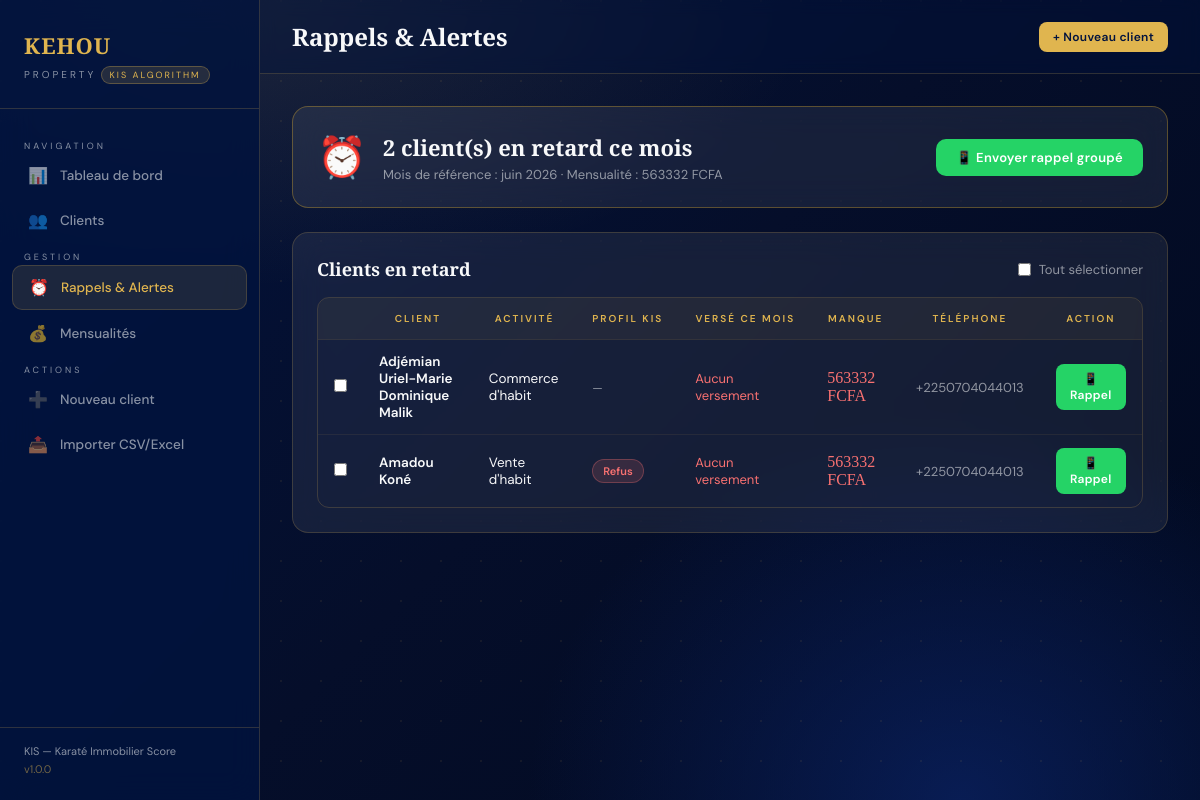
Screenshot of /rappels/ with the database file from the repository.
### clients/models.py (models this page shows, shortened)
class Client(models.Model):
    nom = models.CharField(max_length=100)
    prenom = models.CharField(max_length=100)
    activite = models.CharField(max_length=100)
    anciennete_annees = models.IntegerField()
    nb_categories = models.IntegerField()
    freq_stock_par_an = models.IntegerField(help_text="Nombre de réapprovisionnements par an")
    telephone = models.CharField(max_length=20, blank=True, null=True)
    date_inscription = models.DateField(auto_now_add=True)
    class Meta:
        ordering = ['-date_inscription']

class KISScore(models.Model):
    client = models.OneToOneField(Client, on_delete=models.CASCADE)
    discipline = models.FloatField()
    flux_score = models.FloatField()
    resilience = models.FloatField()
    kis = models.FloatField()
    profil = models.CharField(max_length=50)
    date_calcul = models.DateTimeField(auto_now=True)
    PROFIL_COLORS = {
        'Premium': '#FFD700',
        'Tres fiable': '#4CAF50',
        'Financable': '#2196F3',
        'Sous surveillance': '#FF9800',
        'Risque eleve': '#FF5722',
        'Refus': '#F44336',
    }
    PROFIL_ICONS = {
        'Premium': '⭐',
        'Tres fiable': '✅',
        'Financable': '💰',
        'Sous surveillance': '⚠️',
        'Risque eleve': '🔴',
        'Refus': '❌',
    }

### clients/views.py (the view)
# urls.py: path('rappels/', views.rappels, name='rappels'),
def rappels(request):
    today = date.today()
    mois_courant = date(today.year, today.month, 1)
    clients_retard = []
    for client in Client.objects.all():
        versement = Versement.objects.filter(client=client, mois=mois_courant).first()
        if versement is None or versement.montant < MENSUALITE * 0.9:
            montant_verse = float(versement.montant) if versement else 0
            clients_retard.append({
                'client': client,
                'montant_verse': montant_verse,
                'manque': max(0, MENSUALITE - montant_verse),
            })
    return render(request, 'clients/rappels.html', {
        'clients_retard': clients_retard,
        'MENSUALITE': MENSUALITE,
        'mois_courant': mois_courant,
    })

### templates/clients/rappels.html (shortened to what this page needs)
{% extends 'clients/base.html' %}
{% block page_title %}Rappels & Alertes{% endblock %}
{% block content %}
<div class="glass-card fade-up" style="margin-bottom:24px;border-color:rgba(251,191,36,0.3);">
    <div style="display:flex;align-items:center;gap:16px;flex-wrap:wrap;">
        <div style="font-size:40px;">⏰</div>
        <div style="flex:1;">
            <div style="font-family:'Cormorant Garamond',serif;font-size:22px;font-weight:600;color:var(--cream);">
                {{ clients_retard|length }} client(s) en retard ce mois
            </div>
            <div style="color:var(--text-muted);font-size:13px;margin-top:4px;">
                Mois de référence : {{ mois_courant|date:"F Y" }} · Mensualité : {{ MENSUALITE|floatformat:0 }} FCFA
            </div>
        </div>
        {% if clients_retard %}
        <form method="post" action="{% url 'envoyer_rappel_groupe' %}" id="groupeForm">
            <button type="submit" class="btn btn-whatsapp">
                📱 Envoyer rappel groupé
            </button>
        </form>
        {% endif %}
    </div>
</div>
{% if clients_retard %}
<div class="glass-card fade-up fade-up-1">
    <div style="margin-bottom:16px;display:flex;align-items:center;justify-content:space-between;">
        <div class="section-title" style="margin-bottom:0;">Clients en retard</div>
        <label style="font-size:13px;color:var(--text-muted);cursor:pointer;display:flex;align-items:center;gap:8px;">
            <input type="checkbox" id="selectAll" onchange="toggleAll(this)"> Tout sélectionner
        </label>
    </div>
    <div class="table-wrapper">
        <table>
            <thead>
                <tr>
                    <th style="width:40px;"></th>
                    <th>Client</th>
                    <th>Activité</th>
                    <th>Profil KIS</th>
                    <th>Versé ce mois</th>
                    <th>Manque</th>
                    <th>Téléphone</th>
                    <th>Action</th>
                </tr>
            </thead>
            <tbody>
                {% for item in clients_retard %}
                <tr>
                    <td>
                        <input type="checkbox" class="client-checkbox" value="{{ item.client.pk }}"
                               onchange="updateGroupe()" style="accent-color:var(--gold);">
                    </td>
                    <td>
                        <a href="{% url 'client_detail' item.client.pk %}" style="color:var(--cream);text-decoration:none;font-weight:600;">
                            {{ item.client.prenom }} {{ item.client.nom }}
                        </a>
                    </td>
                    <td>{{ item.client.activite }}</td>
                    <td>
                        {% if item.client.kisscore %}
                        {% with profil=item.client.kisscore.profil %}
                        <span class="profil-badge profil-{{ profil|cut:' ' }}">{{ profil }}</span>
                        {% endwith %}
                        {% else %}
                        <span style="color:var(--text-muted);font-size:12px;">—</span>
                        {% endif %}
                    </td>
                    <td>
                        {% if item.montant_verse > 0 %}
                        <span style="color:#fbbf24;font-family:'Cormorant Garamond',serif;font-size:16px;">
                            {{ item.montant_verse|floatformat:0 }} FCFA
                        </span>
                        {% else %}
                        <span style="color:#f87171;font-size:13px;">Aucun versement</span>
                        {% endif %}
                    </td>
                    <td>
                        <span style="color:#f87171;font-family:'Cormorant Garamond',serif;font-size:16px;">
                            {{ item.manque|floatformat:0 }} FCFA
                        </span>
                    </td>
                    <td style="color:var(--text-muted);font-size:13px;">
                        {{ item.client.telephone|default:"—" }}
                    </td>
                    <td>
                        {% if item.client.telephone %}
                        <form method="post" action="{% url 'envoyer_rappel' item.client.pk %}" style="display:inline;">
                            <button type="submit" class="btn btn-whatsapp btn-sm">📱 Rappel</button>
                        </form>
                        {% else %}
                        <span style="color:var(--text-muted);font-size:11px;">Pas de tél.</span>
                        {% endif %}
                    </td>
                </tr>
                {% endfor %}
            </tbody>
        </table>
    </div>
</div>
{% endif %}
{% endblock %}

### templates/clients/base.html (style rules this page uses)
:root { --navy: #02133E; --navy-light: #0a2160; --gold: #E0B54F; --gold-light: #f0cc72; --cream: #F8F9FA; --glass-bg: rgba(255,255,255,0.07); --glass-border: rgba(224,181,79,0.2); --glass-blur: blur(16px); --text-primary: #F8F9FA; --text-muted: rgba(248,249,250,0.55); --success: #4ade80; --danger: #f87171; --warning: #fbbf24; --sidebar-w: 260px; }
*, *::before, *::after { box-sizing: border-box; margin: 0; padding: 0; }
body { font-family: 'DM Sans', sans-serif; background: var(--navy); color: var(--text-primary); min-height: 100vh; display: flex; overflow-x: hidden; }
body::before { content: ''; position: fixed; inset: 0; background: radial-gradient(ellipse 80% 60% at 20% 0%, rgba(224,181,79,0.12) 0%, transparent 60%), radial-gradient(ellipse 60% 80% at 80% 100%, rgba(10,33,96,0.8) 0%, transparent 60%), linear-gradient(135deg, #02133E 0%, #050e2a 50%, #01091f 100%); z-index: 0; }
body::after { content: ''; position: fixed; inset: 0; background-image: radial-gradient(circle at 1px 1px, rgba(224,181,79,0.08) 1px, transparent 0); background-size: 40px 40px; z-index: 0; pointer-events: none; }
.glass-card { background: var(--glass-bg); backdrop-filter: var(--glass-blur); border: 1px solid var(--glass-border); border-radius: 16px; padding: 24px; }
.btn { display: inline-flex; align-items: center; gap: 8px; padding: 10px 20px; border-radius: 10px; font-size: 13px; font-weight: 600; cursor: pointer; border: none; text-decoration: none; transition: all 0.2s; font-family: 'DM Sans', sans-serif; letter-spacing: 0.3px; }
.btn-sm { padding: 7px 14px; font-size: 12px; border-radius: 8px; }
.btn-whatsapp { background: #25D366; color: white; }
.table-wrapper { overflow-x: auto; border-radius: 12px; border: 1px solid var(--glass-border); }
table { width: 100%; border-collapse: collapse; font-size: 13.5px; }
thead th { padding: 14px 16px; font-size: 10px; letter-spacing: 2px; text-transform: uppercase; color: var(--gold); background: rgba(224,181,79,0.06); font-weight: 600; white-space: nowrap; }
tbody tr { border-top: 1px solid rgba(224,181,79,0.08); transition: background 0.15s; }
tbody td { padding: 13px 16px; color: var(--text-primary); vertical-align: middle; }
.profil-badge { display: inline-flex; align-items: center; gap: 5px; padding: 4px 10px; border-radius: 20px; font-size: 11px; font-weight: 600; white-space: nowrap; }
.profil-Refus { background: rgba(248,113,113,0.15); color: #f87171; border: 1px solid rgba(248,113,113,0.3); }
.section-title { font-family: 'Cormorant Garamond', serif; font-size: 18px; font-weight: 600; color: var(--cream); margin-bottom: 16px; display: flex; align-items: center; gap: 10px; }
.section-title::after { content: ''; flex: 1; height: 1px; background: var(--glass-border); }
.fade-up { animation: fadeUp 0.4s ease both; }
.fade-up-1 { animation-delay: 0.05s; }

### rows the page displays
Client: client.prenom "Adjémian Uriel-Marie Dominique", client.nom "Malik", client.activite "Commerce d'habit", manque "563332", client.telephone "+2250704044013", shows "📱 Rappel"
Client: client.prenom "Amadou", client.nom "Koné", client.activite "Vente d'habit", client.kisscore.profil "Refus", manque "563332", client.telephone "+2250704044013", shows "📱 Rappel"

### other values shown
{{ clients_retard|length }} "2"
{{ MENSUALITE|floatformat:0 }} "563332"
